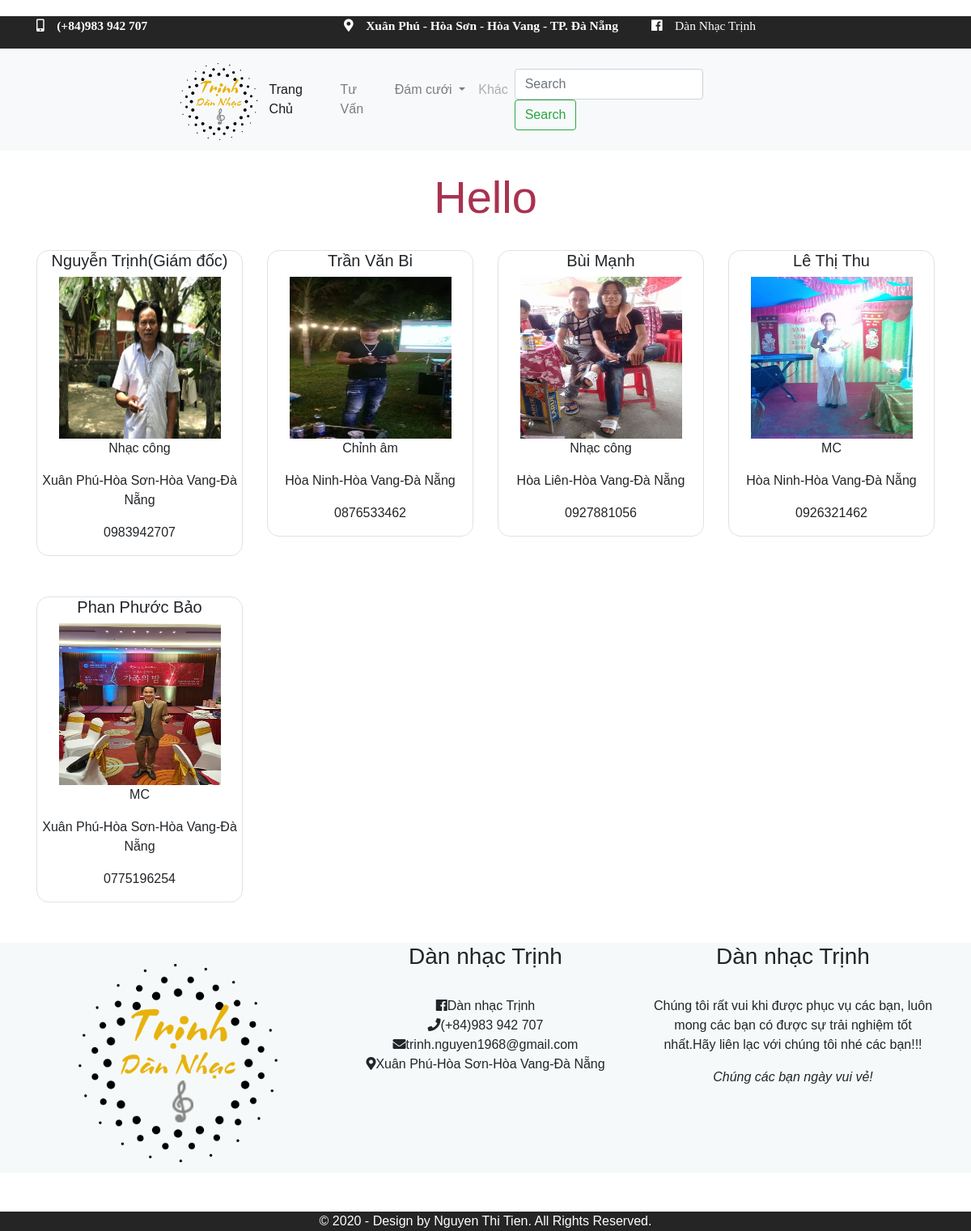
Screenshot of /Php/xemveho.php with the database file from the repository.
### tables this page shows
create table employee(
id int auto_increment primary key,
name varchar(255),
image varchar(255),
assignment varchar(255),
address varchar(255),
phone varchar(255)
);

### Php/database.php (called while the page is built, shortened)
<?php
$db = new mysqli("localhost", "root", "", "DanNhac");
$sql3 = "SELECT * from employee";
$result3 = $db->query($sql3)->fetch_all();
   ?>

### Php/xemveho.php (the view, shortened to what this page needs)
<!DOCTYPE html>
<html>
<head>
	<link rel="stylesheet" href="https://stackpath.bootstrapcdn.com/bootstrap/4.4.1/css/bootstrap.min.css">
	<link rel="stylesheet" href="https://use.fontawesome.com/releases/v5.0.7/css/all.css">
	<link rel="stylesheet" type="text/css" href="../Css/style.css">
</head>
<body>
	<div  style="background-color: #252525; color:white; width: 100%; height: 40px; font-size: 15.5px;" >
		<div class="container">
			<div class="row">
				<div class="col-sm-4">
					<i class="fas fa-mobile-alt">&emsp;(+84)983 942 707</i>
				</div>
				<div class="col-sm-4">
					<i class="fas fa-map-marker-alt">&emsp;Xuân Phú - Hòa Sơn - Hòa Vang - TP. Đà Nẵng</i>
				</div>
				<div class="col-sm-4">
					<i class="fab fa-facebook">&emsp;Dàn Nhạc Trịnh</i>
				</div>
			</div>
		</div>
	</div>
	<nav  class="navbar navbar-expand-lg navbar-light bg-light">
		<img style="margin-left: 200px;" src="../Img/logo.png" width="110px;" height="110px;" alt="">
		<div class="collapse navbar-collapse" id="navbarSupportedContent">
			<ul class="navbar-nav mr-auto">
				<li class="nav-item active">
					<a class="nav-link" href="../index.php">Trang Chủ <span class="sr-only">(current)</span></a>
				</li>
				<li class="nav-item">
					<a class="nav-link" href="#">Tư Vấn</a>
				</li>
				<li class="nav-item dropdown">
					<a class="nav-link dropdown-toggle" href="#" id="navbarDropdown" role="button" data-toggle="dropdown" aria-haspopup="true" aria-expanded="false">
						Đám cưới
					</a>
				</li>
				<li class="nav-item">
					<a class="nav-link disabled" href="#">Khác</a>
				</li>
			</ul>
			<form class="form-inline my-2 my-lg-0">
				<input class="form-control mr-sm-2" type="search" placeholder="Search" aria-label="Search">
				<button style="margin-right: 240px" class="btn btn-outline-success my-2 my-sm-0" type="submit">Search</button>
			</form>
		</div>
	</nav>
	<br>
	<center><h1 style="font-size: 56px;color:#a83250">Hello</h1></center>
	<br>
	<?php include 'database.php';?>
	<div class="container">
		<div class="row">
			<?php for ($i=0; $i < count($result3)  ; $i++) {
				?>
			<div class="col-sm-3">
				<div class="border" >
				<h5><?php echo $result3[$i][1];  ?></h5>
				<img style="width: 200px; height: 200px" src="../Img/<?php  echo $result3[$i][2]; ?>">
				<p><?php echo $result3[$i][3];  ?></p>
				<p><?php echo $result3[$i][4];  ?></p>
				<p><?php echo $result3[$i][5];  ?></p>
				</div>
			</div>
		<?php } ?>
		</div>
	</div>
	<div style="background: #f6f9f9">
		<div class="container">
			<div class="row">
				<div class="col-sm-4">
					<center>
						<img src="../Img/logo.png" width="280px; height=280px;" alt="">
					</center></div>
					<div class="col-sm-4">
						<center><h3>Dàn nhạc Trịnh</h3>
							<br>
							<i class="fab fa-facebook"></i>Dàn nhạc Trịnh<br>
							<i class="fas fa-phone"></i>(+84)983 942 707<br>
							<i class="fas fa-envelope"></i>trinh.nguyen1968@gmail.com<br>
							<i class="fas fa-map-marker-alt"></i>Xuân Phú-Hòa Sơn-Hòa Vang-Đà Nẵng
						</center></div>
						<div class="col-sm-4">
							<center><h3>Dàn nhạc Trịnh</h3>
								<br>
								<p>Chúng tôi rất vui khi được phục vụ các bạn, luôn mong các bạn có được sự trải nghiệm tốt nhất.Hãy liên lạc với chúng tôi nhé các bạn!!!</p>
								<i>Chúng các bạn ngày vui vẻ!</i>
							</center></div>
						</div>
					</div>
				</div>
				<br>
				<br>
				<center><div style="background-color: #252525;color: white;"> &copy; 2020 - Design by Nguyen Thi Tien. All Rights Reserved.</div></center>
</body>
</html>

### Css/style.css (style rules this page uses)
.border { border: 1px black solid; border-radius: 15px; text-align: center; margin-bottom: 50px; }
ul { list-style-type: none; }
body { font-family: Verdana, sans-serif; }
body { padding-top:20px; }

### rows the page displays
employee: name "Nguyễn Trịnh(Giám đốc)", image (picture), assignment "Nhạc công", address "Xuân Phú-Hòa Sơn-Hòa Vang-Đà Nẵng", phone "0983942707"
employee: name "Trần Văn Bi", image (picture), assignment "Chỉnh âm", address "Hòa Ninh-Hòa Vang-Đà Nẵng", phone "0876533462"
employee: name "Bùi Mạnh", image (picture), assignment "Nhạc công", address "Hòa Liên-Hòa Vang-Đà Nẵng", phone "0927881056"
employee: name "Lê Thị Thu", image (picture), assignment "MC", address "Hòa Ninh-Hòa Vang-Đà Nẵng", phone "0926321462"
employee: name "Phan Phước Bảo", image (picture), assignment "MC", address "Xuân Phú-Hòa Sơn-Hòa Vang-Đà Nẵng", phone "0775196254"
